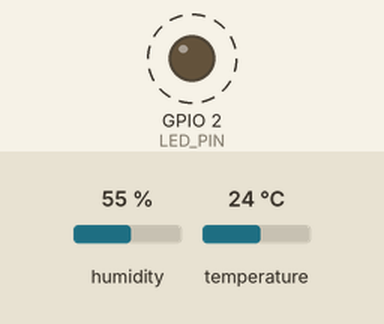
Simulated run of this program. Board: ESP32. Parts: output pins drawn as LEDs (lit = HIGH). Dashed ring = blinking. Inputs (shaded band) come from the test bench; at power-on: humidity 55 %, temperature 24 °C. WiFi joins after 1.5 s; servers stay silent unless stated; no MQTT or app messages arrive unless stated; not simulated (calls return 0 or success): secrets.h; names the files do not define were given values by the test bench: mqtt_port = 1883; what the program prints to the serial monitor is not drawn.

Above: at 1.8 s.
Timing chart, 0 to 6.2 s (numbered marks = the images above):
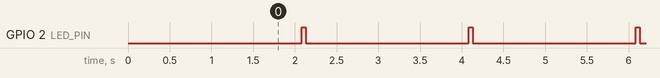

Measured:
- by itself, GPIO 2 (LED_PIN): alternates HIGH for 0.05 s and LOW for 2.0 s

The program:

main.cpp
```cpp
#include <Arduino.h>
#include <WiFi.h>
#include <WebServer.h>
#include <PubSubClient.h>
#include <Wire.h>
#include <Adafruit_AHTX0.h>
#include <ArduinoJson.h>
#include "secrets.h" // Import sensitive data

// Piny
const int LED_PIN = 2;
const int SDA_PIN = 21;
const int SCL_PIN = 22;

WebServer server(80);
WiFiClient espClient;
PubSubClient client(espClient);
Adafruit_AHTX0 aht;

float temp = 0;
float humidity = 0;

void handleRoot();
void handleAPI();
void reconnectMQTT();

void setup() {
  Serial.begin(115200);
  delay(100);

  pinMode(LED_PIN, OUTPUT);
  digitalWrite(LED_PIN, LOW);

  Serial.println("\n\nESP32 - Teplota + Web Server + MQTT");

  // I2C a AHT10
  Wire.begin(SDA_PIN, SCL_PIN);
  if (!aht.begin()) {
    Serial.println("AHT10 nenalezen!");
  } else {
    Serial.println("AHT10 inicializován");
  }

  // WiFi (using constants from secrets.h)
  WiFi.begin(ssid, password);
  Serial.print("Připojování k WiFi...");
  int attempts = 0;
  while (WiFi.status() != WL_CONNECTED && attempts < 20) {
    delay(500);
    Serial.print(".");
    attempts++;
  }

  if (WiFi.status() == WL_CONNECTED) {
    Serial.println("\nPřipojeno!");
    Serial.print("IP adresa: ");
    Serial.println(WiFi.localIP());
  } else {
    Serial.println("\nChyba připojení WiFi!");
  }

  // Web server
  server.on("/", handleRoot);
  server.on("/api/data", handleAPI);
  server.begin();
  Serial.println("Web server spuštěn na portu 80");

  // MQTT (using constants from secrets.h)
  client.setServer(mqtt_server, mqtt_port);
  Serial.println("MQTT broker nastaven na: " + String(mqtt_server));
}

void loop() {
  server.handleClient();

  if (!client.connected()) {
    reconnectMQTT();
  }
  client.loop();

  static unsigned long lastRead = 0;
  if (millis() - lastRead > 2000) {
    lastRead = millis();

    sensors_event_t humidity_event, temp_event;
    if (aht.getEvent(&humidity_event, &temp_event)) {
      temp = temp_event.temperature;
      humidity = humidity_event.relative_humidity;

      Serial.printf("Teplota: %.2f °C | Vlhkost: %.2f %%\n", temp, humidity);

      digitalWrite(LED_PIN, HIGH);
      delay(50);
      digitalWrite(LED_PIN, LOW);

      if (client.connected()) {
        char payload[100];
        snprintf(payload, sizeof(payload), "{\"temp\":%.2f,\"humidity\":%.2f}", temp, humidity);
        client.publish(mqtt_topic, payload);
      }
    }
  }
}

void reconnectMQTT() {
  static unsigned long lastAttempt = 0;
  if (millis() - lastAttempt < 5000) return;
  lastAttempt = millis();

  Serial.print("Připojování k MQTT...");
  if (client.connect("ESP32_Climate")) {
    Serial.println(" Připojeno!");
  } else {
    Serial.print(" Chyba (rc=");
    Serial.print(client.state());
    Serial.println(") - zkusím znovu za 5s");
  }
}

// ... handleRoot and handleAPI implementations stay as before ...

void handleRoot() {
  String html = R"(
<!DOCTYPE html>
<html>
<head>
  <meta charset="UTF-8">
  <meta name="viewport" content="width=device-width, initial-scale=1.0">
  <title>ESP32 Klimatizace</title>
  <style>
    body { font-family: 'Segoe UI', Arial, sans-serif; text-align: center; background: #f4f7f6; margin: 0; padding: 20px; color: #333; }
    .container { max-width: 450px; margin: 40px auto; background: white; padding: 40px; border-radius: 15px; box-shadow: 0 4px 15px rgba(0,0,0,0.1); }
    h1 { color: #2c3e50; margin-bottom: 30px; }
    .sensor { margin: 25px 0; padding: 25px; background: #fafafa; border-radius: 10px; border: 1px solid #eee; }
    .value { font-size: 42px; color: #3498db; font-weight: bold; }
    .label { color: #7f8c8d; margin-top: 12px; font-size: 1.1em; text-transform: uppercase; letter-spacing: 1px; }
    .icon { font-size: 52px; margin-bottom: 5px; }
    .status { margin-top: 30px; font-size: 0.85em; padding: 12px; background: #e8f4fd; border-radius: 8px; color: #2980b9; }
    .chip-info { font-size: 0.75em; color: #bdc3c7; margin-top: 15px; }
  </style>
</head>
<body>
  <div class="container">
    <h1>🌍 ESP32 Dashboard</h1>
    <div class="sensor"><div class="icon">🌡️</div><div class="value" id="temp">--. - °C</div><div class="label">Aktuální teplota</div></div>
    <div class="sensor"><div class="icon">💧</div><div class="value" id="humidity">--. - %</div><div class="label">Relativní vlhkost</div></div>
    <div class="status" id="status">Připojování k senzoru...</div>
    <div class="chip-info">ESP32 Klima Monitoring | MQTT: Enabled</div>
  </div>
  <script>
    function updateData() {
      fetch('/api/data').then(r => r.json()).then(data => {
        document.getElementById('temp').textContent = data.temp.toFixed(1) + ' °C';
        document.getElementById('humidity').textContent = data.humidity.toFixed(1) + ' %';
        document.getElementById('status').textContent = '✓ Poslední data přijata: ' + new Date().toLocaleTimeString('cs-CZ');
      }).catch(e => {
        document.getElementById('status').textContent = '✗ Selhalo spojení se zařízením';
      });
    }
    updateData(); setInterval(updateData, 2000);
  </script>
</body>
</html>
  )";
  server.send(200, "text/html", html);
}

void handleAPI() {
  StaticJsonDocument<100> doc;
  doc["temp"] = temp;
  doc["humidity"] = humidity;
  String json;
  serializeJson(doc, json);
  server.send(200, "application/json", json);
}
```
